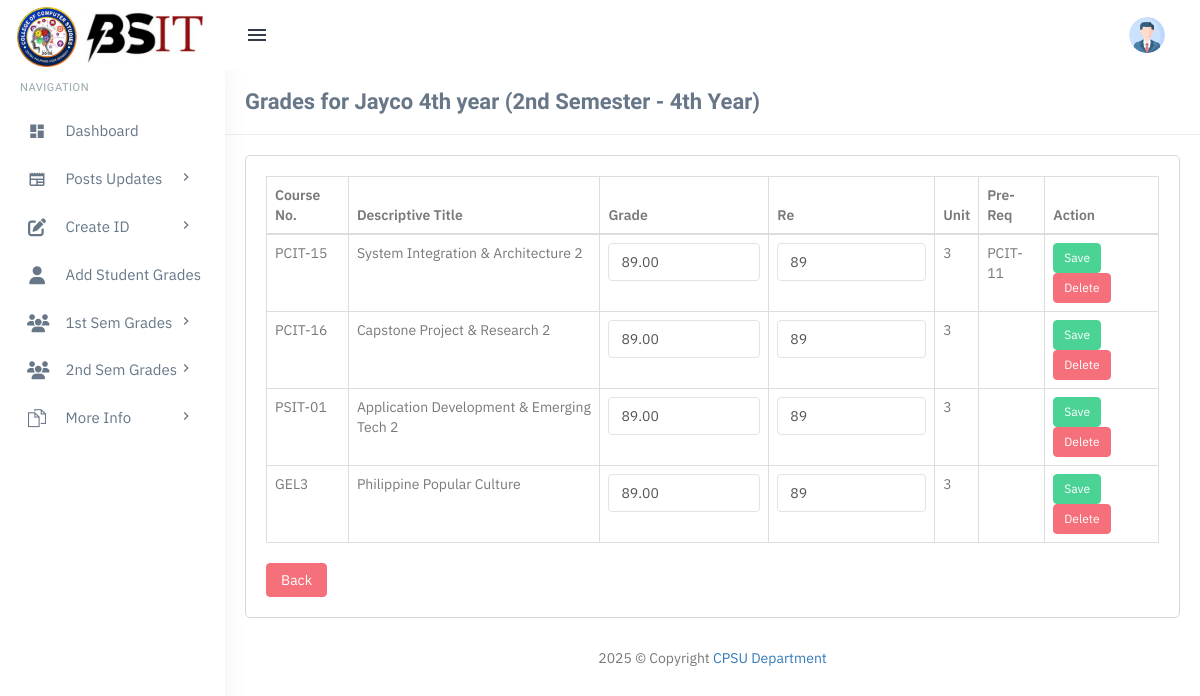
The app's page /admin/view-grades-2ndsem-4th-year.php?student_id=123 (signed in), older data.
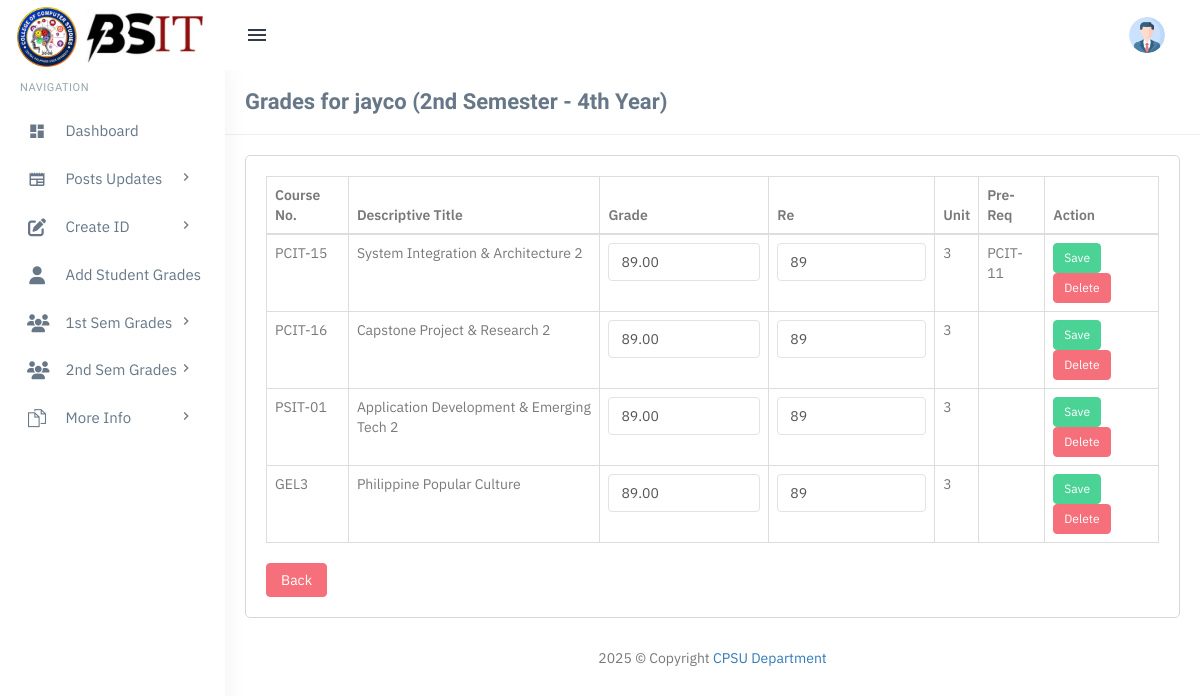
The same page, newer data.
### tables this page shows
CREATE TABLE `tblstudents` (
  `id` int(11) NOT NULL,
  `student_id` varchar(20) NOT NULL,
  `student_name` varchar(100) NOT NULL,
  `student_year` enum('1st Year','2nd Year','3rd Year','4th Year') NOT NULL,
  `created_at` timestamp NOT NULL DEFAULT current_timestamp()
);

CREATE TABLE `tblgrades` (
  `id` int(11) NOT NULL,
  `student_id` varchar(20) NOT NULL,
  `student_name` varchar(100) NOT NULL,
  `student_year` enum('1st Year','2nd Year','3rd Year','4th Year') NOT NULL,
  `semester` enum('1st Sem','2nd Sem') NOT NULL,
  `course_no` varchar(20) NOT NULL,
  `descriptive_title` varchar(255) NOT NULL,
  `grade` decimal(5,2) DEFAULT NULL,
  `re` varchar(10) DEFAULT NULL,
  `unit` int(11) NOT NULL,
  `pre_req` varchar(50) NOT NULL,
  `created_at` timestamp NOT NULL DEFAULT current_timestamp()
);

### admin/view-grades-2ndsem-4th-year.php (the view, shortened to what this page needs)
<?php
include('includes/config.php');
if (strlen($_SESSION['login']) == 0) {
    header('location:index.php');
} else {
    $student_id = $_GET['student_id'];
    $query_student = mysqli_query($con, "SELECT * FROM tblstudents WHERE student_id='$student_id' AND student_year='4th Year'");
    $student = mysqli_fetch_array($query_student);
    $query_grades = mysqli_query($con, "SELECT * FROM tblgrades WHERE student_id='$student_id' AND semester='2nd Sem'");
?>
<?php include('includes/topheader.php'); ?>
<?php include('includes/leftsidebar.php'); ?>
<div class="content-page">
    <div class="content">
        <div class="container">
            <div class="row">
                <div class="col-xs-12">
                    <div class="page-title-box">
                        <h4 class="page-title">Grades for <?php echo htmlentities($student['student_name']); ?> (2nd Semester - 4th Year)</h4>
                        <div class="clearfix"></div>
                    </div>
                </div>
            </div>
            <div class="row">
                <div class="col-sm-12">
                    <div class="card-box">
                        <table class="table table-bordered">
                            <thead>
                                <tr>
                                    <th>Course No.</th>
                                    <th>Descriptive Title</th>
                                    <th>Grade</th>
                                    <th>Re</th>
                                    <th>Unit</th>
                                    <th>Pre-Req</th>
                                    <th>Action</th>
                                </tr>
                            </thead>
                            <tbody>
                                <?php
                                while ($row = mysqli_fetch_array($query_grades)) {
                                ?>
                                    <tr>
                                        <td><?php echo htmlentities($row['course_no']); ?></td>
                                        <td><?php echo htmlentities($row['descriptive_title']); ?></td>
                                        <td>
                                            <form method="post">
                                                <input type="text" name="grade" class="form-control" value="<?php echo htmlentities($row['grade']); ?>" required>
                                        </td>
                                        <td>
                                                <input type="text" name="re" class="form-control" value="<?php echo htmlentities($row['re']); ?>">
                                        </td>
                                        <td><?php echo htmlentities($row['unit']); ?></td>
                                        <td><?php echo htmlentities($row['pre_req']); ?></td>
                                        <td>
                                            <button type="submit" class="btn btn-success btn-sm" name="update_grade">Save</button>
                                            <a href="?student_id=<?php echo $student_id; ?>&delete_id=<?php echo $row['id']; ?>" class="btn btn-danger btn-sm" onclick="return confirm('Are you sure?');">Delete</a>
                                        </td>
                                    </tr>
                                <?php } ?>
                            </tbody>
                        </table>
                        <a href="2ndsem-4th-year-grades.php" class="btn btn-danger">Back</a>
                    </div>
                </div>
            </div>
        </div>
    </div>
    <?php include('includes/footer.php'); ?>
<?php } ?>

Row changes from the older to the newer data that the page shows:
removed tblstudents: student_name "Jayco 4th year"
added tblstudents: student_name "jayco"
